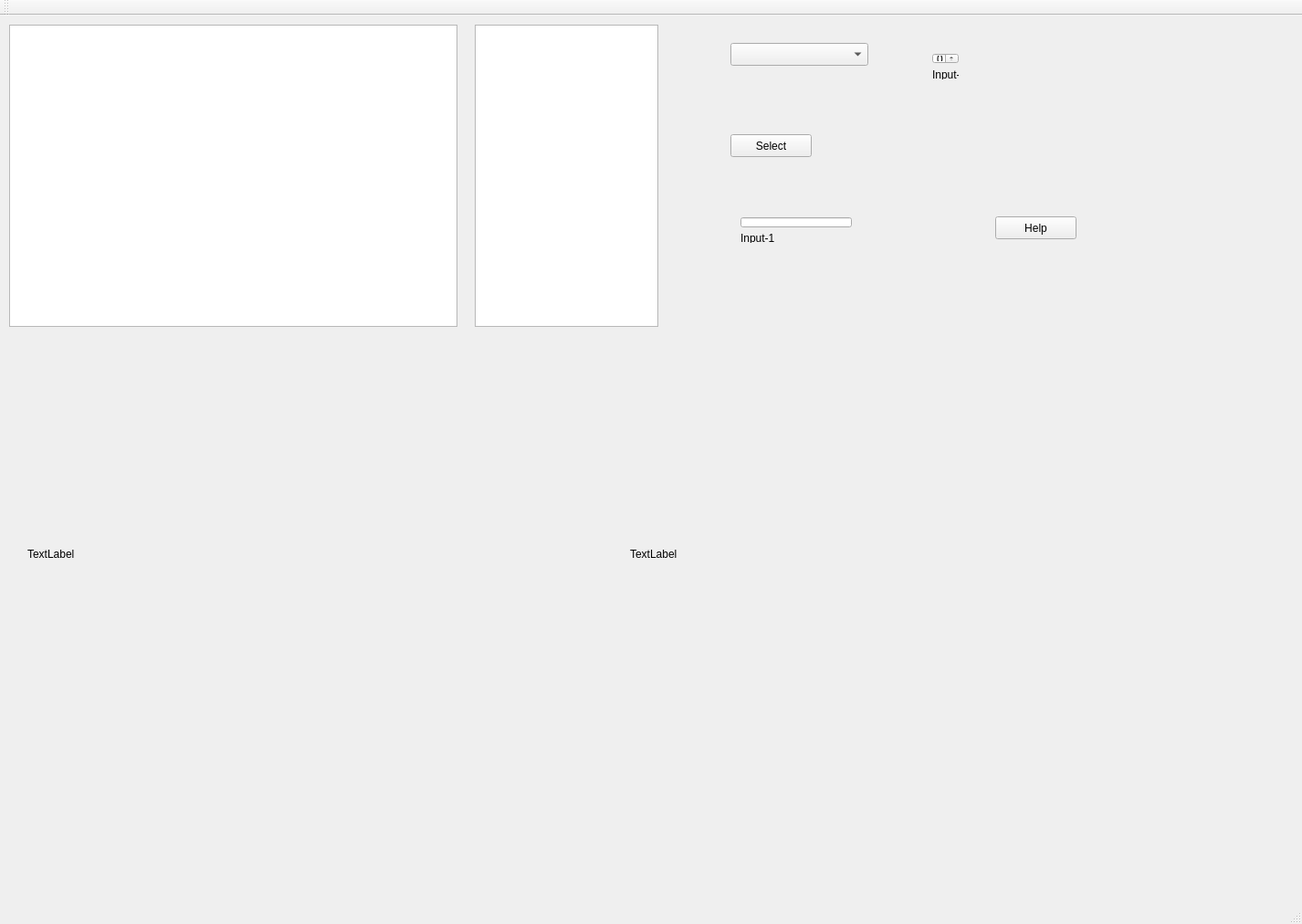
<?xml version="1.0" encoding="UTF-8"?>
<ui version="4.0">
 <class>MainWindow</class>
 <widget class="QMainWindow" name="MainWindow">
  <property name="geometry">
   <rect>
    <x>0</x>
    <y>0</y>
    <width>1426</width>
    <height>1012</height>
   </rect>
  </property>
  <property name="windowTitle">
   <string>MainWindow</string>
  </property>
  <property name="autoFillBackground">
   <bool>false</bool>
  </property>
  <widget class="QWidget" name="centralWidget">
   <widget class="QTreeView" name="treeView">
    <property name="geometry">
     <rect>
      <x>10</x>
      <y>10</y>
      <width>491</width>
      <height>331</height>
     </rect>
    </property>
   </widget>
   <widget class="QListView" name="listView">
    <property name="geometry">
     <rect>
      <x>520</x>
      <y>10</y>
      <width>201</width>
      <height>331</height>
     </rect>
    </property>
   </widget>
   <widget class="QLabel" name="label">
    <property name="geometry">
     <rect>
      <x>30</x>
      <y>350</y>
      <width>640</width>
      <height>480</height>
     </rect>
    </property>
    <property name="autoFillBackground">
     <bool>true</bool>
    </property>
    <property name="text">
     <string>TextLabel</string>
    </property>
   </widget>
   <widget class="QLabel" name="label_2">
    <property name="geometry">
     <rect>
      <x>690</x>
      <y>350</y>
      <width>640</width>
      <height>480</height>
     </rect>
    </property>
    <property name="autoFillBackground">
     <bool>true</bool>
    </property>
    <property name="text">
     <string>TextLabel</string>
    </property>
   </widget>
   <widget class="QComboBox" name="comboBox">
    <property name="geometry">
     <rect>
      <x>800</x>
      <y>30</y>
      <width>151</width>
      <height>25</height>
     </rect>
    </property>
   </widget>
   <widget class="QPushButton" name="pushButton">
    <property name="geometry">
     <rect>
      <x>800</x>
      <y>130</y>
      <width>89</width>
      <height>25</height>
     </rect>
    </property>
    <property name="text">
     <string>Select</string>
    </property>
   </widget>
   <widget class="QWidget" name="layoutWidget">
    <property name="geometry">
     <rect>
      <x>800</x>
      <y>210</y>
      <width>144</width>
      <height>50</height>
     </rect>
    </property>
    <layout class="QVBoxLayout" name="verticalLayout">
     <item>
      <widget class="QLineEdit" name="lineEdit"/>
     </item>
     <item>
      <widget class="QLabel" name="label_4">
       <property name="text">
        <string>Input-1</string>
       </property>
      </widget>
     </item>
    </layout>
   </widget>
   <widget class="QWidget" name="layoutWidget">
    <property name="geometry">
     <rect>
      <x>1010</x>
      <y>30</y>
      <width>51</width>
      <height>51</height>
     </rect>
    </property>
    <layout class="QVBoxLayout" name="verticalLayout_2">
     <item>
      <widget class="QSpinBox" name="spinBox"/>
     </item>
     <item>
      <widget class="QLabel" name="label_3">
       <property name="text">
        <string>Input-2</string>
       </property>
      </widget>
     </item>
    </layout>
   </widget>
   <widget class="QPushButton" name="pushButton_2">
    <property name="geometry">
     <rect>
      <x>1090</x>
      <y>220</y>
      <width>89</width>
      <height>25</height>
     </rect>
    </property>
    <property name="text">
     <string>Help</string>
    </property>
   </widget>
  </widget>
  <widget class="QMenuBar" name="menuBar">
   <property name="geometry">
    <rect>
     <x>0</x>
     <y>0</y>
     <width>1426</width>
     <height>22</height>
    </rect>
   </property>
  </widget>
  <widget class="QToolBar" name="mainToolBar">
   <attribute name="toolBarArea">
    <enum>TopToolBarArea</enum>
   </attribute>
   <attribute name="toolBarBreak">
    <bool>false</bool>
   </attribute>
  </widget>
  <widget class="QStatusBar" name="statusBar"/>
 </widget>
 <layoutdefault spacing="6" margin="11"/>
 <resources/>
 <connections/>
</ui>
